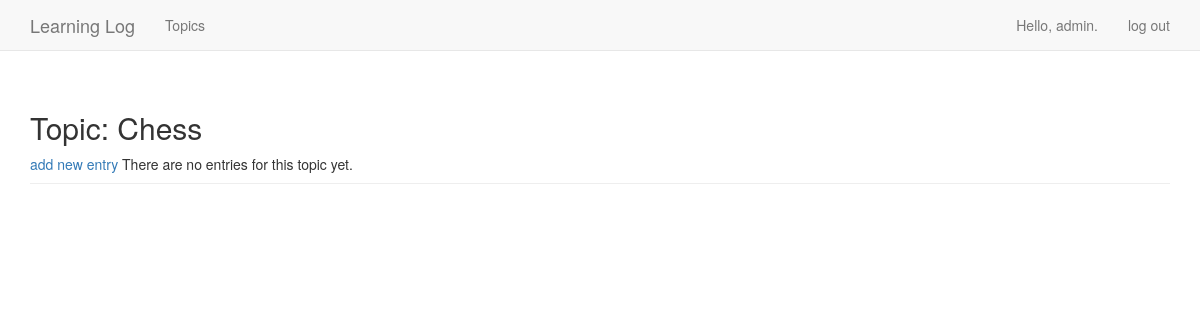
The app's page /topics/3/ (signed in), older data.
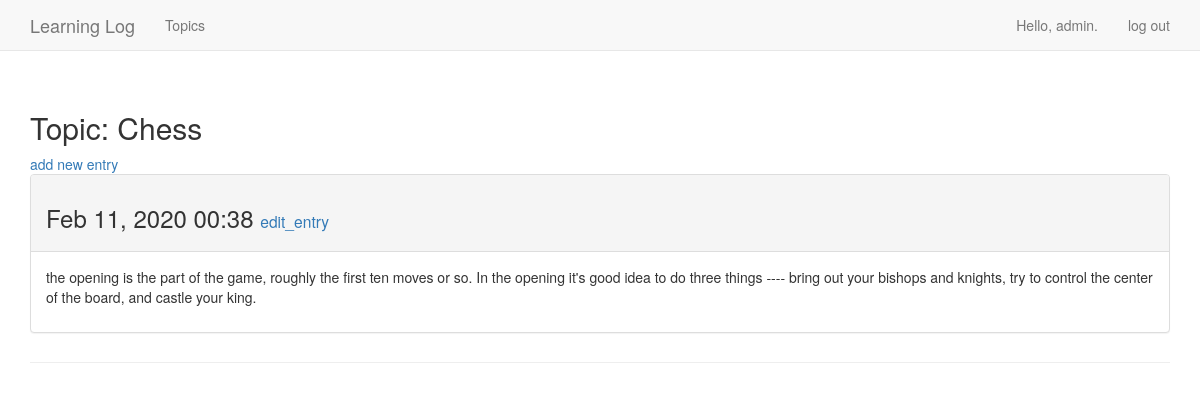
The same page, newer data.
### myProjects/models.py (models this page shows, shortened)
class Entry(models.Model):
    text = models.TextField()
    date_added = models.DateTimeField(auto_now_add=True)
    topic = models.ForeignKey(Topic, on_delete=models.DO_NOTHING)
    class Meta:
        verbose_name_plural = 'entries'

### myProjects/views.py (the view)
# urls.py: re_path(r'^topics/(?P<topic_id>\d+)/$', views.topic, name='topic'),
@login_required
def topic(request, topic_id):
    topic = Topic.objects.get(id=topic_id)
    if topic.owner != request.user:
        raise Http404
    entries = topic.entry_set.order_by('-date_added')
    context = {'topic': topic, "entries": entries}
    return render(request, 'myProjects/topic.html', context)

### myProjects/models.py (called while the page is built)
    def __str__(self):
        return self.text

### myProjects/templates/myProjects/topic.html
{% extends 'myProjects/base.html' %}
{% block content %}
  <h2>Topic: {{ topic }}</h2>
  <a href="{% url 'myProjects:new_entry' topic.id %}">add new entry</a>
  {% for entry in entries %}
    <div class="panel panel-default">
      <div class="panel-heading">
        <h3>
          {{ entry.date_added|date:'M d, Y H:i' }}
          <small>
            <a href="{% url 'myProjects:edit_entry' entry.id %}">edit_entry</a>
          </small>
        </h3>
      </div>
      <div class="panel-body">
        {{ entry.text|linebreaks }}
      </div>
    </div>
  {% empty %}
      There are no entries for this topic yet.
  {% endfor %}
{% endblock content %}

Row changes from the older to the newer data that the page shows:
added Entry: date_added "Feb 11, 2020 00:38", text "the opening is the part of the game, roughly the first ten moves or so. In the opening it's good idea to do three things ---- bring out your bishops and knights, try to control the center of the board, and castle your king."
Text that changed along with them:
text no longer shown: "There are no entries for this topic yet."
